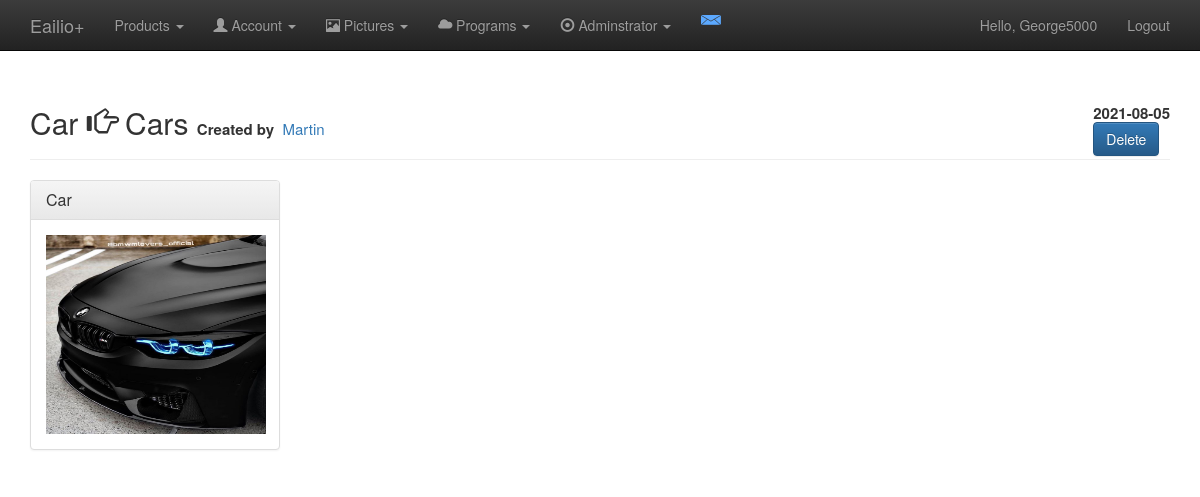
/viewPhotoes.php?id=1 (signed in), run on the app's committed database.
### tables this page shows
CREATE TABLE `photoes` (
  `id` int(24) NOT NULL,
  `name` varchar(24) NOT NULL,
  `category` varchar(24) NOT NULL,
  `url` varchar(200) NOT NULL,
  `user` varchar(24) NOT NULL,
  `date` date NOT NULL
);

### viewPhotoes.php (the view, shortened to what this page needs)
<?php include 'inc/header.inc.php'; ?>
    <?php
        $id = $_GET["id"];
        $seeId = mysql_fetch_assoc(mysql_query("SELECT * FROM photoes WHERE id='$id'"));
        if ($seeId['user'] == $un) {
            echo '<h2>'.$seeId['name'].' <span class="glyphicon glyphicon-hand-right"></span> '.$seeId['category'].' <b style="font-size:15px;">Created by</b> <a style="font-size:15px;" href="otherprofile.php?u='.$seeId['user'].'">You</a><b style="font-size:15px;;float:right;">'.$seeId['date'].'<br><form method="post"><input name="del" type="submit" class="btn btn-primary" value="Delete"/></form></b></h2><hr/>';
        }else{
            echo '<h2>'.$seeId['name'].' <span class="glyphicon glyphicon-hand-right"></span> '.$seeId['category'].' <b style="font-size:15px;">Created by</b> <a style="font-size:15px;" href="otherprofile.php?u='.$seeId['user'].'">'.$seeId['user'].'</a><b style="font-size:15px;;float:right;">'.$seeId['date'].'<br><form method="post"><input name="del" type="submit" class="btn btn-primary" value="Delete"/></form></b></h2><hr/>';
        }
    ?>
    <div class="panel panel-default" style="width:250px;">
        <div class="panel-heading">
            <h3 class="panel-title">
                <?php echo $seeId['name']; ?>
            </h3>
            </div>
            <div class="panel-body">
                <img width="220" height="199" src="<?php echo $seeId['url']; ?>" data-toggle="modal" data-target="#one"  />
            </div>
        </div>
    </div>

### css/style.css (style rules this page uses)
* { margin: 0px; padding: 0px; }

### data on the page
photoes: name "Car", category "Cars", user "Martin", date "2021-08-05", url (picture)

### other printed values
$un "George5000"
